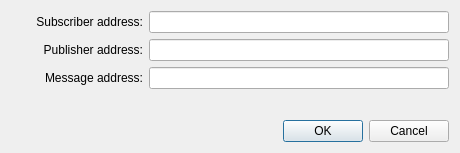
<?xml version="1.0" encoding="UTF-8"?>
<ui version="4.0">
 <class>QDialogConnect</class>
 <widget class="QDialog" name="QDialogConnect">
  <property name="geometry">
   <rect>
    <x>0</x>
    <y>0</y>
    <width>385</width>
    <height>153</height>
   </rect>
  </property>
  <property name="windowTitle">
   <string>Dialog</string>
  </property>
  <layout class="QVBoxLayout" name="verticalLayout">
   <item>
    <layout class="QFormLayout" name="formLayout">
     <item row="0" column="0">
      <widget class="QLabel" name="label">
       <property name="sizePolicy">
        <sizepolicy hsizetype="Maximum" vsizetype="Preferred">
         <horstretch>0</horstretch>
         <verstretch>0</verstretch>
        </sizepolicy>
       </property>
       <property name="minimumSize">
        <size>
         <width>132</width>
         <height>0</height>
        </size>
       </property>
       <property name="text">
        <string>Subscriber address:</string>
       </property>
       <property name="alignment">
        <set>Qt::AlignRight|Qt::AlignTrailing|Qt::AlignVCenter</set>
       </property>
      </widget>
     </item>
     <item row="0" column="1">
      <widget class="QLineEdit" name="subAddr">
       <property name="minimumSize">
        <size>
         <width>300</width>
         <height>0</height>
        </size>
       </property>
      </widget>
     </item>
     <item row="1" column="0">
      <widget class="QLabel" name="label_2">
       <property name="sizePolicy">
        <sizepolicy hsizetype="Maximum" vsizetype="Preferred">
         <horstretch>0</horstretch>
         <verstretch>0</verstretch>
        </sizepolicy>
       </property>
       <property name="minimumSize">
        <size>
         <width>132</width>
         <height>0</height>
        </size>
       </property>
       <property name="text">
        <string>Publisher address:</string>
       </property>
       <property name="alignment">
        <set>Qt::AlignRight|Qt::AlignTrailing|Qt::AlignVCenter</set>
       </property>
      </widget>
     </item>
     <item row="1" column="1">
      <widget class="QLineEdit" name="pubAddr"/>
     </item>
     <item row="2" column="0">
      <widget class="QLabel" name="label_3">
       <property name="sizePolicy">
        <sizepolicy hsizetype="Maximum" vsizetype="Preferred">
         <horstretch>0</horstretch>
         <verstretch>0</verstretch>
        </sizepolicy>
       </property>
       <property name="minimumSize">
        <size>
         <width>132</width>
         <height>0</height>
        </size>
       </property>
       <property name="text">
        <string>Message address:</string>
       </property>
       <property name="alignment">
        <set>Qt::AlignRight|Qt::AlignTrailing|Qt::AlignVCenter</set>
       </property>
      </widget>
     </item>
     <item row="2" column="1">
      <widget class="QLineEdit" name="msgAddr"/>
     </item>
    </layout>
   </item>
   <item>
    <widget class="QDialogButtonBox" name="buttonBox">
     <property name="orientation">
      <enum>Qt::Horizontal</enum>
     </property>
     <property name="standardButtons">
      <set>QDialogButtonBox::Cancel|QDialogButtonBox::Ok</set>
     </property>
    </widget>
   </item>
  </layout>
 </widget>
 <resources/>
 <connections>
  <connection>
   <sender>buttonBox</sender>
   <signal>accepted()</signal>
   <receiver>QDialogConnect</receiver>
   <slot>accept()</slot>
   <hints>
    <hint type="sourcelabel">
     <x>248</x>
     <y>254</y>
    </hint>
    <hint type="destinationlabel">
     <x>157</x>
     <y>274</y>
    </hint>
   </hints>
  </connection>
  <connection>
   <sender>buttonBox</sender>
   <signal>rejected()</signal>
   <receiver>QDialogConnect</receiver>
   <slot>reject()</slot>
   <hints>
    <hint type="sourcelabel">
     <x>316</x>
     <y>260</y>
    </hint>
    <hint type="destinationlabel">
     <x>286</x>
     <y>274</y>
    </hint>
   </hints>
  </connection>
 </connections>
</ui>
